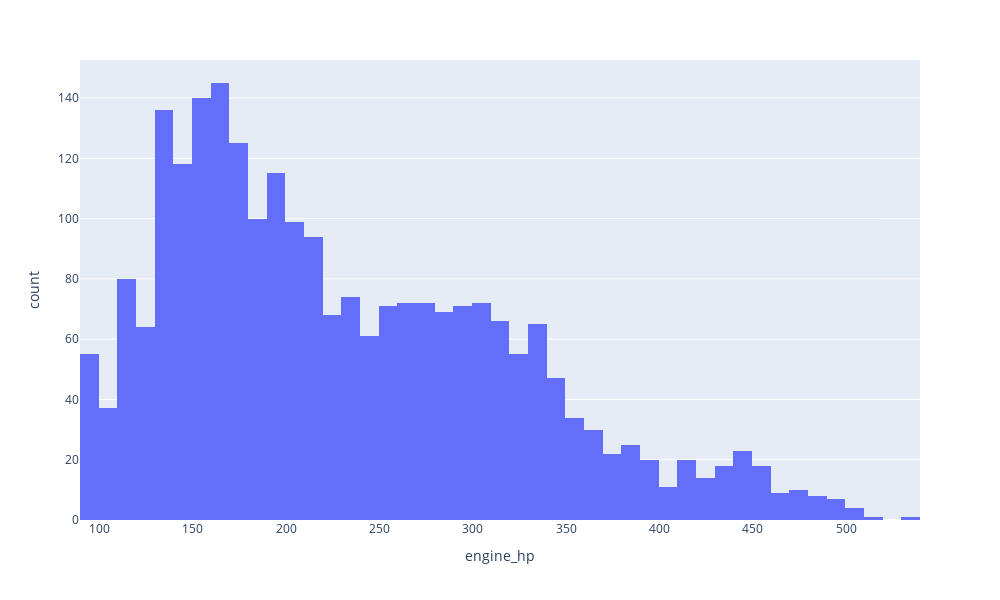

The code cell stored with this chart in its notebook:
### Code cell
import plotly.express as px

fig = px.histogram(df_new, x="engine_hp",
                   width=1000,  
                   height=600)

fig.show()

### Figure 1 — Plotly figure (JSON) as saved in the notebook; plotly's stock layout.template omitted (floating-point values rounded to 4 significant figures; data arrays with more than 128 entries replaced by an {"elided": "..."} marker saying what was removed)
{"data": [{"alignmentgroup": "True", "bingroup": "x", "hovertemplate": "engine_hp=%{x}<br>count=%{y}<extra></extra>", "legendgroup": "", "marker": {"color": "#636efa", "pattern": {"shape": ""}}, "name": "", "offsetgroup": "", "orientation": "v", "showlegend": false, "type": "histogram", "x": {"elided": "4037 int values"}, "xaxis": "x", "yaxis": "y"}], "layout": {"barmode": "relative", "height": 600, "legend": {"tracegroupgap": 0}, "margin": {"t": 60}, "width": 1000, "xaxis": {"anchor": "y", "domain": [0, 1], "title": {"text": "engine_hp"}}, "yaxis": {"anchor": "x", "domain": [0, 1], "title": {"text": "count"}}}}
